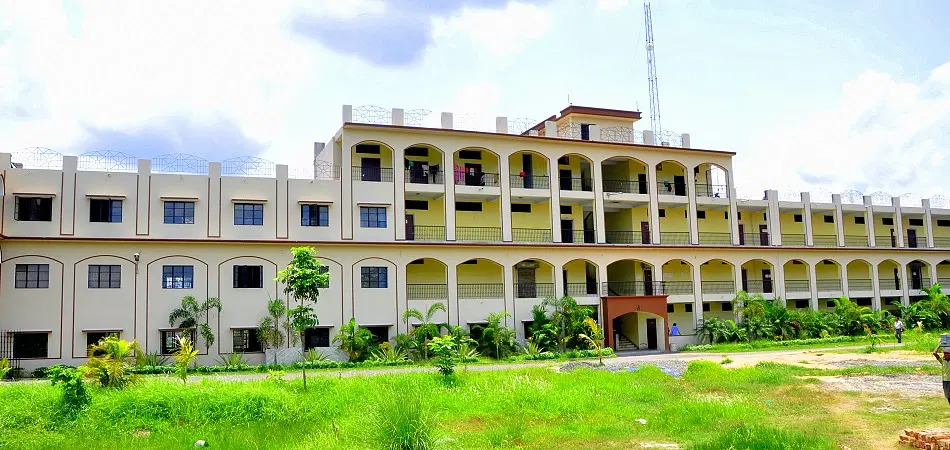
%> input picture 14885350686496464.jpg, 950 x 450 px
$ octave segmentation2.m   (GNU Octave 9; MATLAB toolbox functions it lacks are replaced by stand-ins)
%> lines starting %> are read from the running program, lines starting %| are printed output that depends on the picture; in (x1, y1, x2, y2) boxes, pixels count from 0 and x2, y2 are one past the last pixel; in counts of white or black regions, pixels touching at a corner belong together; the program's own positions count from 1
im = imread("14885350686496464.jpg");
%> im is the input picture: size 450x950x3 uint8; mean R, G, B 170.8, 184.7, 145.3
info = imfinfo('14885350686496464.jpg');

[BW,maskedRGBImage] = createMask(im);
imshow(maskedRGBImage)
function [BW,maskedRGBImage] = createMask(RGB)
%createMask  Threshold RGB image using auto-generated code from colorThresholder app.
%  [BW,MASKEDRGBIMAGE] = createMask(RGB) thresholds image RGB using
%  auto-generated code from the colorThresholder app. The colorspace and
%  range for each channel of the colorspace were set within the app. The
%  segmentation mask is returned in BW, and a composite of the mask and
%  original RGB images is returned in maskedRGBImage.

% Auto-generated by colorThresholder app on 28-Sep-2023
%------------------------------------------------------


% Convert RGB image to chosen color space
I = RGB;

% Define thresholds for channel 1 based on histogram settings
channel1Min = 0.000;
channel1Max = 231.000;

% Define thresholds for channel 2 based on histogram settings
channel2Min = 73.000;
channel2Max = 220.000;

% Define thresholds for channel 3 based on histogram settings
channel3Min = 90.000;
channel3Max = 216.000;

% Create mask based on chosen histogram thresholds
sliderBW = (I(:,:,1) >= channel1Min ) & (I(:,:,1) <= channel1Max) & ...
    (I(:,:,2) >= channel2Min ) & (I(:,:,2) <= channel2Max) & ...
    (I(:,:,3) >= channel3Min ) & (I(:,:,3) <= channel3Max);
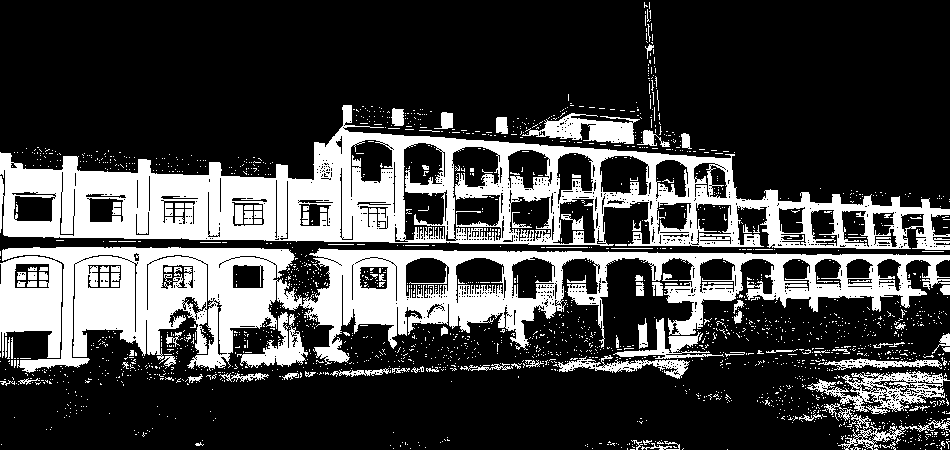
%> sliderBW: size 450x950 logical; 26.4% white; 2113 white regions (2002 under 20 px), largest, box (x1, y1, x2, y2) and area: (0, 247, 950, 373) 46683, (0, 105, 950, 250) 45637, (807, 371, 950, 414) 2357
BW = sliderBW;

% Initialize output masked image based on input image.
maskedRGBImage = RGB;

% Set background pixels where BW is false to zero.
maskedRGBImage(repmat(~BW,[1 1 3])) = 0;
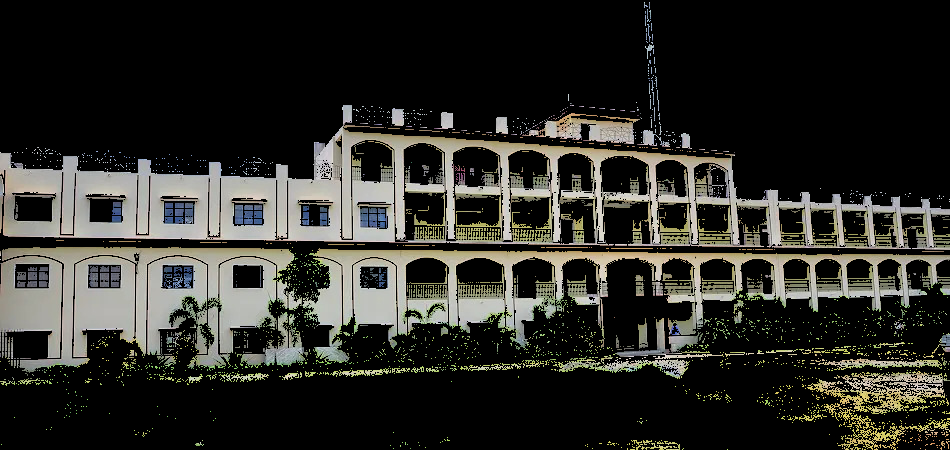
%> maskedRGBImage: size 450x950x3 uint8; mean R, G, B 45.9, 45.6, 41

end

$ run again, with b1.jpg copied over 14885350686496464.jpg
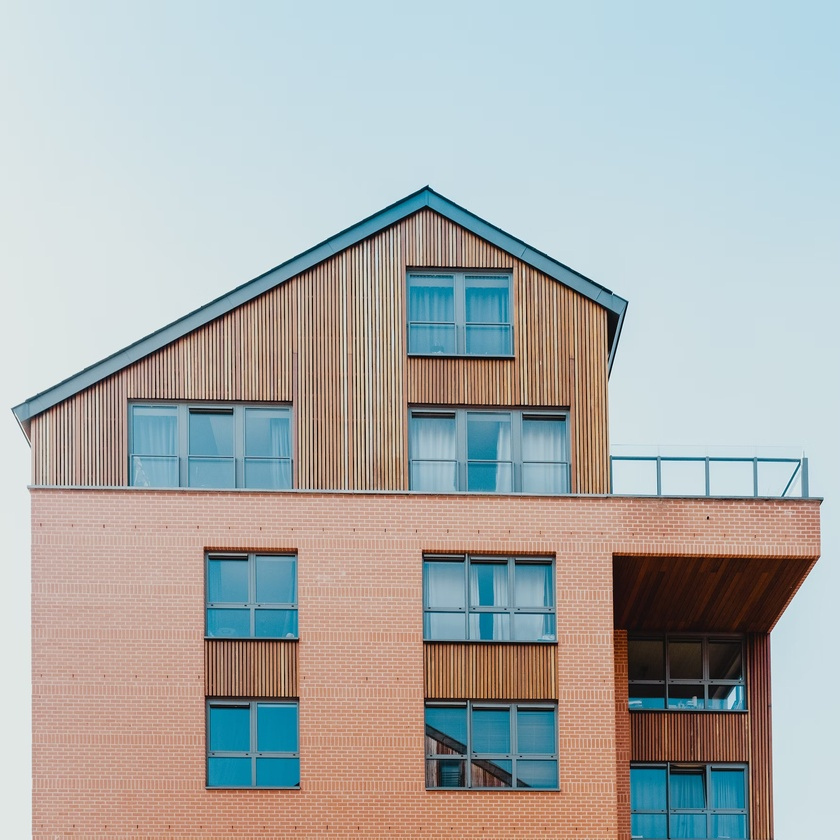
%> input picture b1.jpg, 840 x 840 px, shrunk from 1780 x 1780 before the run
%> im is the input picture: size 840x840x3 uint8; mean R, G, B 171.4, 173.8, 172.6
%> in createMask, `sliderBW = (I(:,:,1) >= channel1Min ) & (I(:,:,1) <= channel1Max) & (I..`:
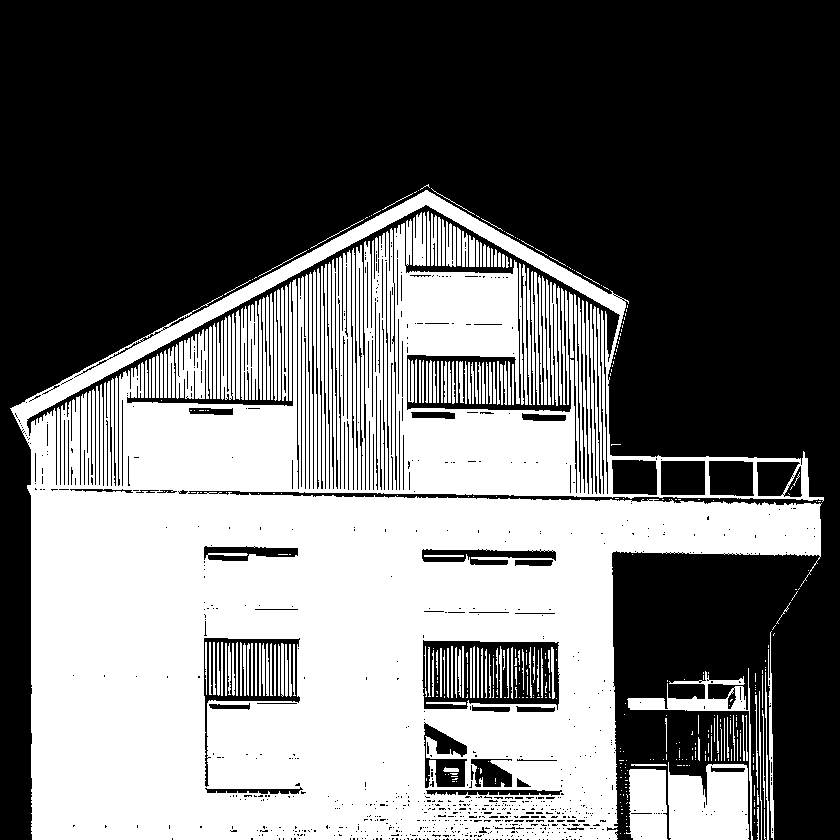
%> sliderBW: size 840x840 logical; 43.7% white; 430 white regions (254 under 20 px), largest, box (x1, y1, x2, y2) and area: (10, 190, 824, 840) 270816, (668, 762, 749, 840) 5381, (626, 769, 668, 840) 2563
%> in createMask, `maskedRGBImage(repmat(~BW,[1 1 3])) = 0;`:
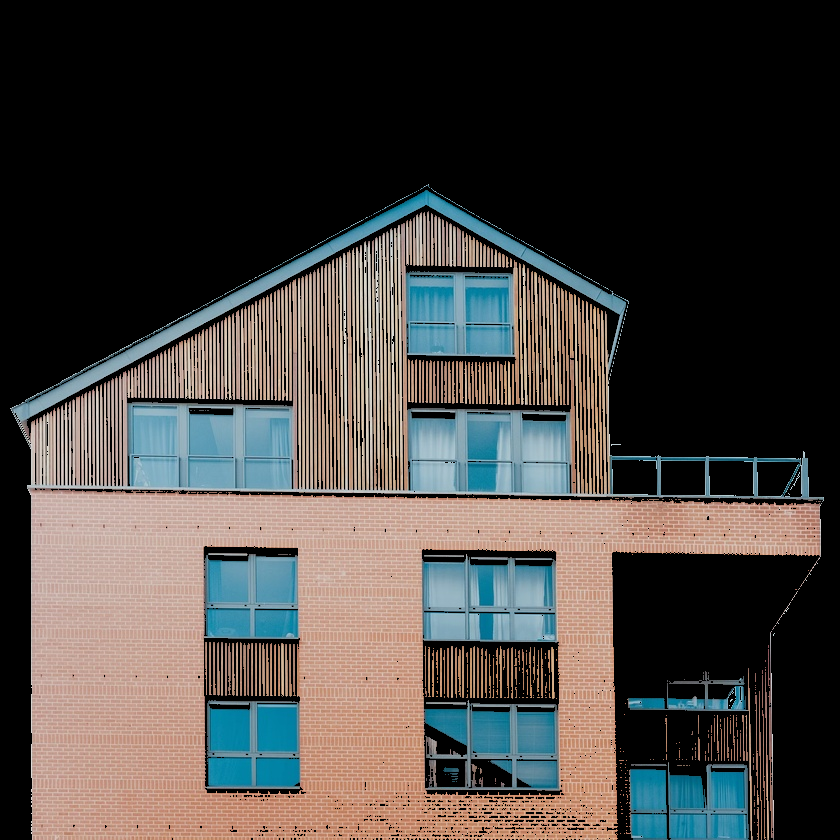
%> maskedRGBImage: size 840x840x3 uint8; mean R, G, B 71.6, 68.2, 65.4

$ run again, with WhatsApp Image 2023-10-11 at 15.59.42.jpeg copied over 14885350686496464.jpg
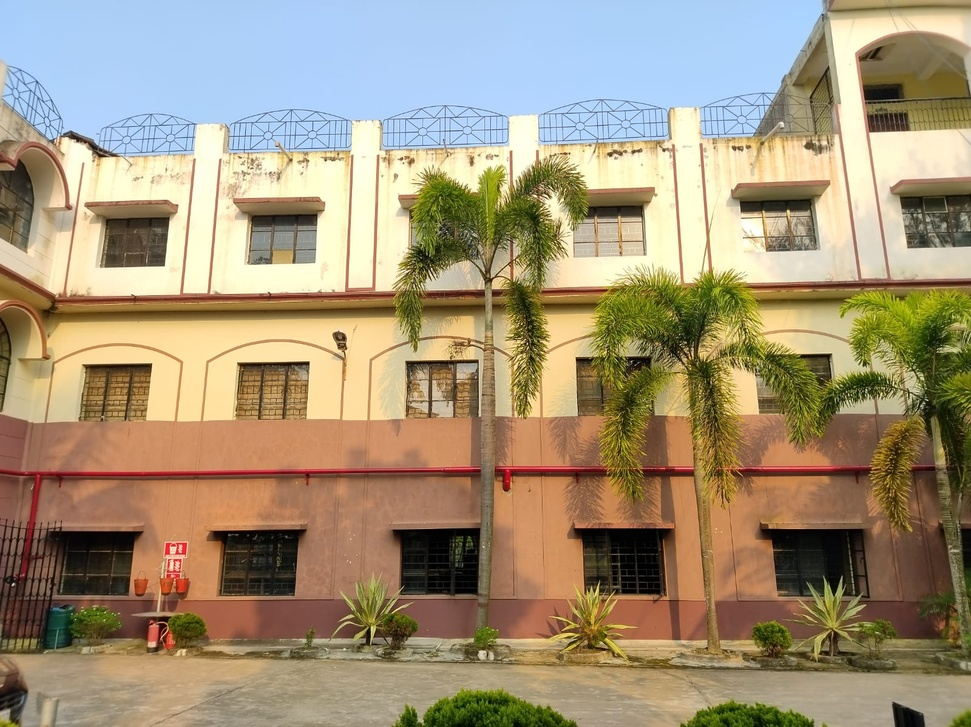
%> input picture WhatsApp Image 2023-10-11 at 15.59.42.jpeg, 971 x 727 px, shrunk from 1600 x 1197 before the run
%> im is the input picture: size 727x971x3 uint8; mean R, G, B 161.8, 146.7, 120
%> in createMask, `sliderBW = (I(:,:,1) >= channel1Min ) & (I(:,:,1) <= channel1Max) & (I..`:
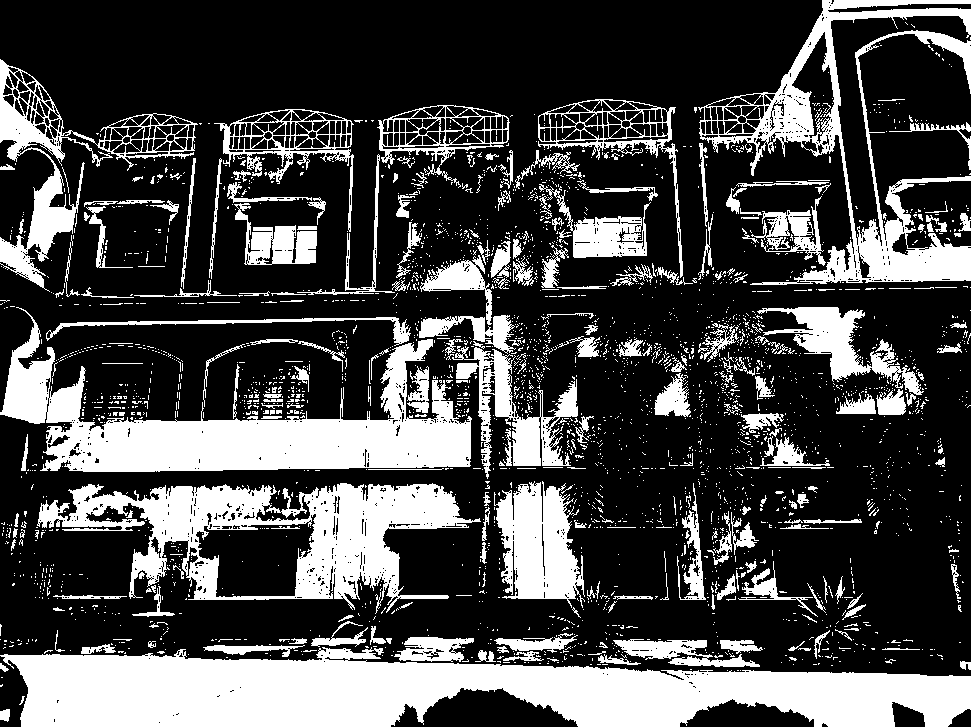
%> sliderBW: size 727x971 logical; 28.4% white; 2994 white regions (2726 under 20 px), largest, box (x1, y1, x2, y2) and area: (0, 647, 971, 727) 51804, (0, 307, 472, 472) 27031, (37, 483, 481, 614) 22577
%> in createMask, `maskedRGBImage(repmat(~BW,[1 1 3])) = 0;`:
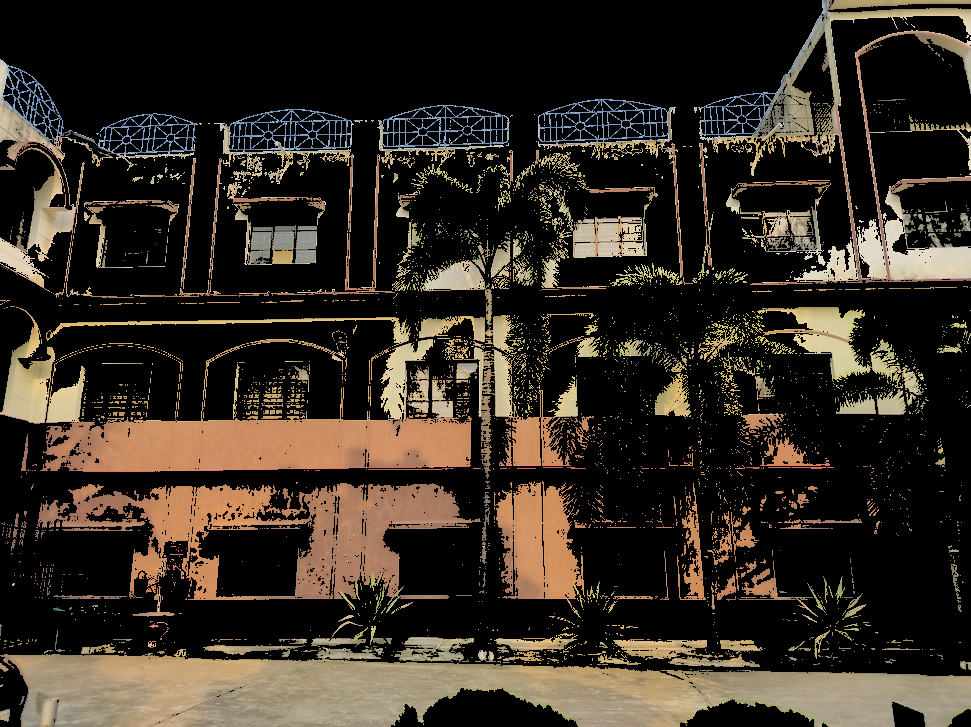
%> maskedRGBImage: size 727x971x3 uint8; mean R, G, B 52.3, 44.2, 34.5
